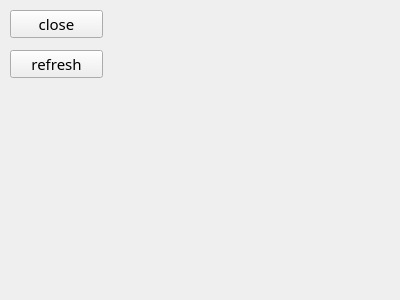
<?xml version="1.0" encoding="UTF-8"?>
<ui version="4.0">
 <class>Widget</class>
 <widget class="QWidget" name="Widget">
  <property name="geometry">
   <rect>
    <x>0</x>
    <y>0</y>
    <width>400</width>
    <height>300</height>
   </rect>
  </property>
  <property name="windowTitle">
   <string>Widget</string>
  </property>
  <widget class="QPushButton" name="pushButton">
   <property name="geometry">
    <rect>
     <x>10</x>
     <y>10</y>
     <width>93</width>
     <height>28</height>
    </rect>
   </property>
   <property name="font">
    <font>
     <family>Adobe 黑体 Std R</family>
     <pointsize>11</pointsize>
    </font>
   </property>
   <property name="text">
    <string>close</string>
   </property>
  </widget>
  <widget class="QPushButton" name="pushButton_2">
   <property name="geometry">
    <rect>
     <x>10</x>
     <y>50</y>
     <width>93</width>
     <height>28</height>
    </rect>
   </property>
   <property name="font">
    <font>
     <family>Adobe 黑体 Std R</family>
     <pointsize>11</pointsize>
    </font>
   </property>
   <property name="text">
    <string>refresh</string>
   </property>
  </widget>
 </widget>
 <layoutdefault spacing="6" margin="11"/>
 <resources/>
 <connections/>
</ui>
